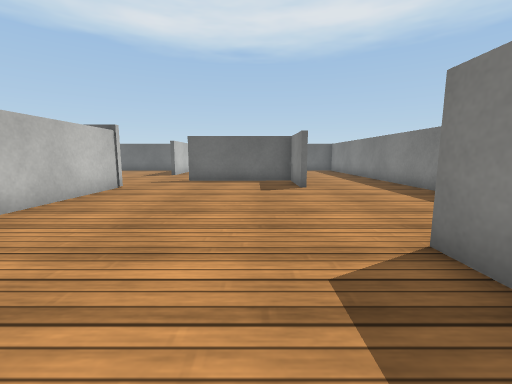
view 1 (above)

16 first-person views from a walk through a 3-D level made in the Unity game engine. The camera is 0.52 m above the floor, tilts 8° down and sees 90° across. The floor is counted in squares, 0.5 m on a side. Each view is taken from the middle of a square. On the plan, view 1 faces up. The plan holds only what a view shows up to about 11 squares ahead; the rest is blank. Surface patterns are stand-ins for the level's own textures.

view 2
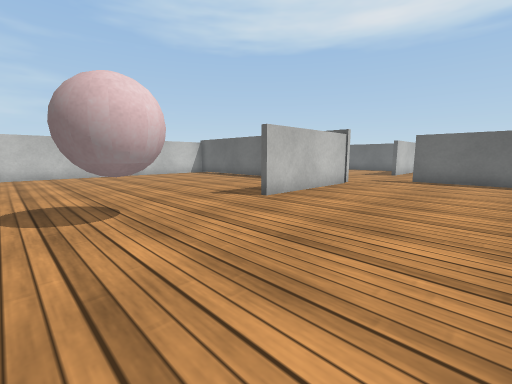

view 3
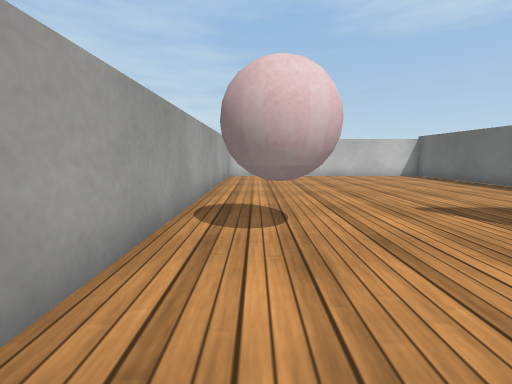

view 4
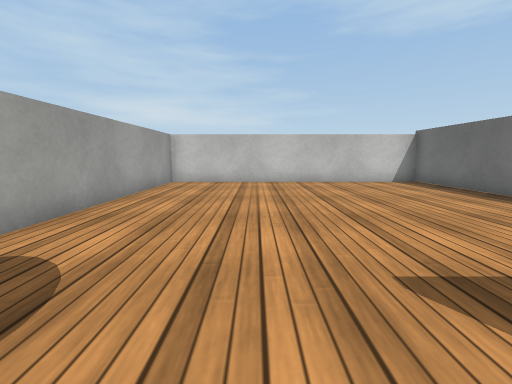

view 5
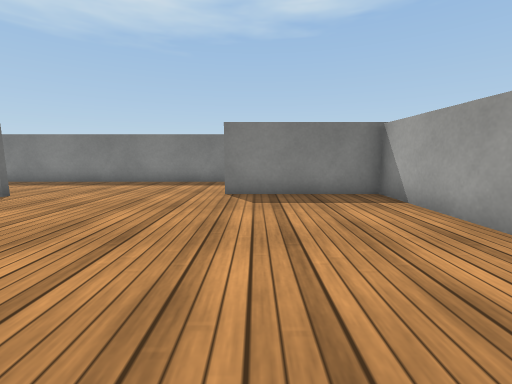

view 6
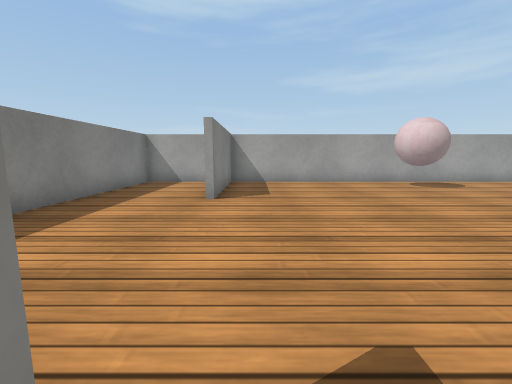

view 7
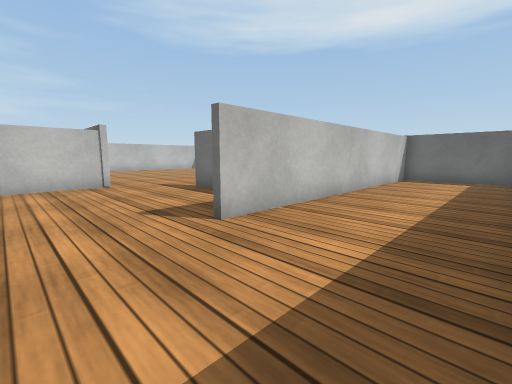

view 8
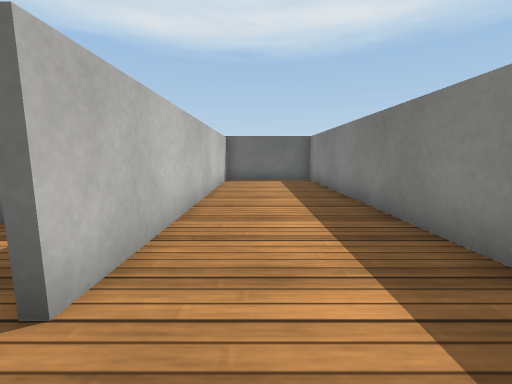

view 9
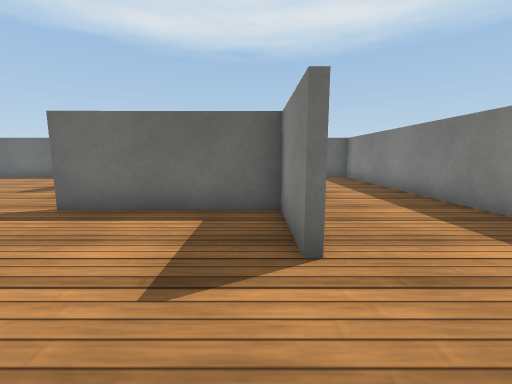

view 10
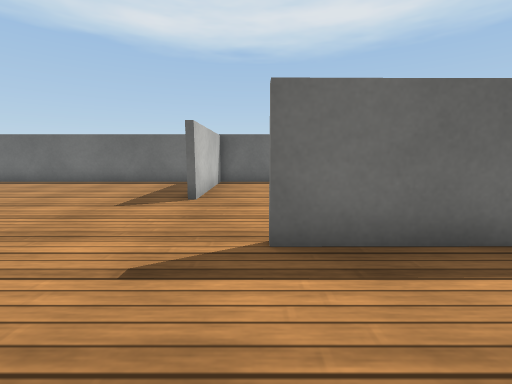

view 11
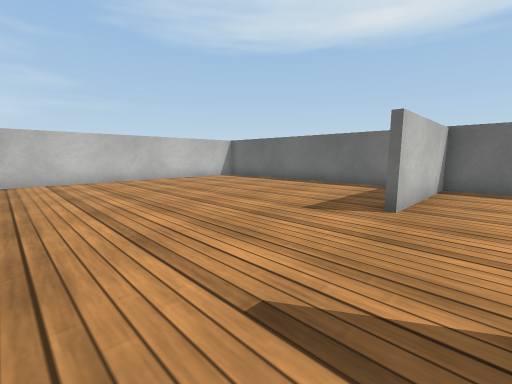

view 12
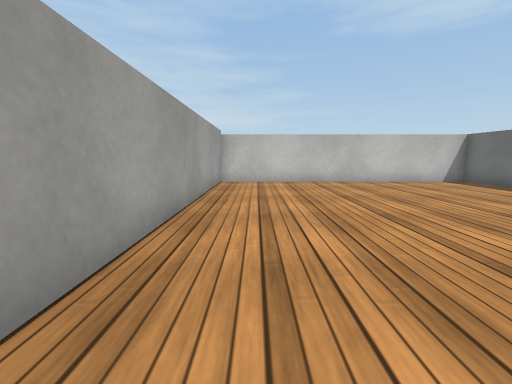

view 13
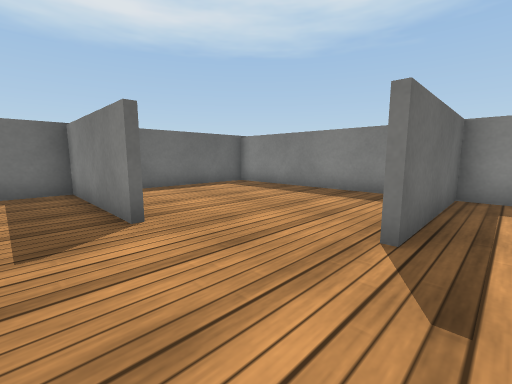

view 14
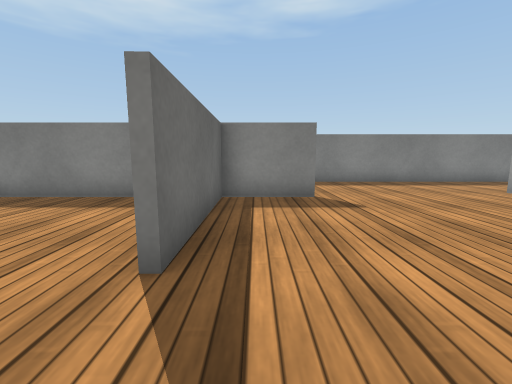

view 15
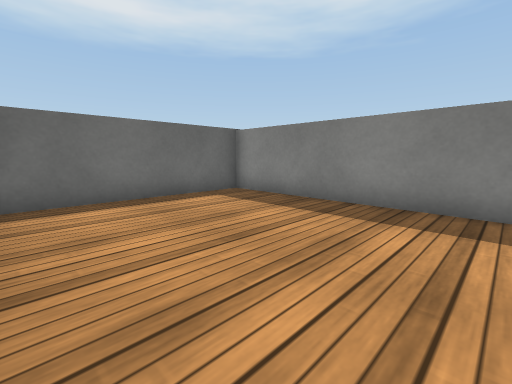

view 16
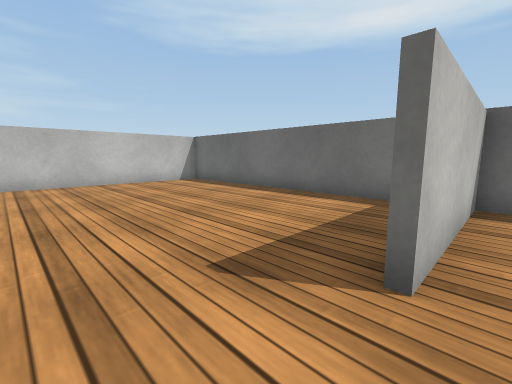

### Floor plan
Ten units are one square. View 1 is at (0, 0); x grows to the right and y downward. Boxes are objects, and circles mark ways between rooms. Rooms are numbered by the first view taken in them; rooms with no view inside come last. Other rooms are left out.
<svg viewBox="-150 -189 209 208">
<path fill="none" stroke="#000" d="M-46 -86 -46 -39M15 -84 15 -109 -28 -108M-94 -85 -145 -85M30 14 54 14 54 -181M-144 -80 -144 14 20 14 20 -29M50 -184 17 -184 17 -84M15 -119 15 -184 -46 -184 -46 -140 -46 -184 -144 -184 -144 -80M-145 -86 -52 -86"/>
<rect x="-55" y="-15" width="20" height="20" fill="#bbb"><title>ball</title></rect>
<circle cx="-30" cy="-90" r="3" fill="#2a7"/>
<text x="-30" y="-50">1</text>
<text x="-70" y="-140">2</text>
</svg>
Room 1 opens to room 2.

Where each view was taken, in squares from view 1:
view 1: 0 up, 0 right, facing up
view 2: 1 down, 0 right, facing up-left
view 3: 0 up, 1 left, facing left
view 4: 2 up, 4 left, facing left
view 5: 2 up, 5 left, facing right
view 6: 9 up, 1 right, facing down
view 7: 6 up, 5 right, facing up-left
view 8: 7 up, 3 right, facing up
view 9: 6 up, 1 right, facing up
view 10: 8 up, 3 left, facing up
view 11: 9 up, 3 left, facing up-left
view 12: 10 up, 4 left, facing left
view 13: 10 up, 6 left, facing up-right
view 14: 10 up, 5 left, facing right
view 15: 12 up, 4 left, facing up-right
view 16: 12 up, 4 left, facing up-left
